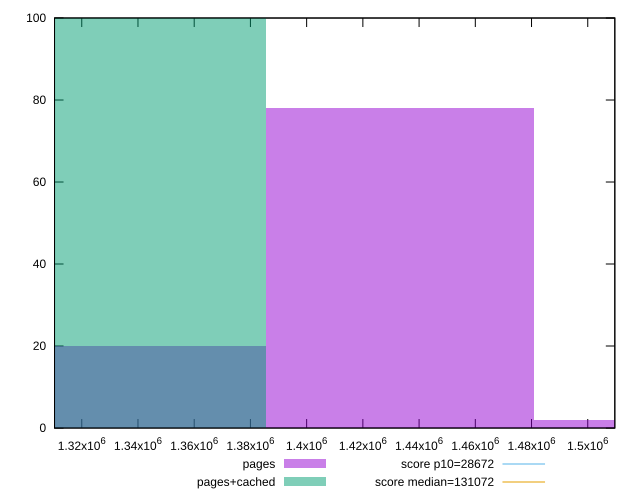

Recreate this plot in gnuplot.
reset

$pages <<EOF
1337634.400799653 20
1528725.0294853179 2
1433179.7151424855 78
EOF

$pagesCached <<EOF
1337634.400799653 100
EOF

set key outside below
set boxwidth 95545.31434283237
set xrange [1310316.5490782121:1509629.6921260087]
set yrange [0:100]
set trange [0:100]
set style fill transparent solid 0.5 noborder

set parametric
set terminal svg size 640, 500 enhanced background rgb 'white'
set output "report_00017_2021-02-10T15-08-03.406Z/uses-long-cache-ttl/comparison/histogram/0_vs_1.svg"

plot $pages title "pages" with boxes, \
     $pagesCached title "pages+cached" with boxes, \
     28672,t title "score p10=28672", \
     131072,t title "score median=131072"

reset
